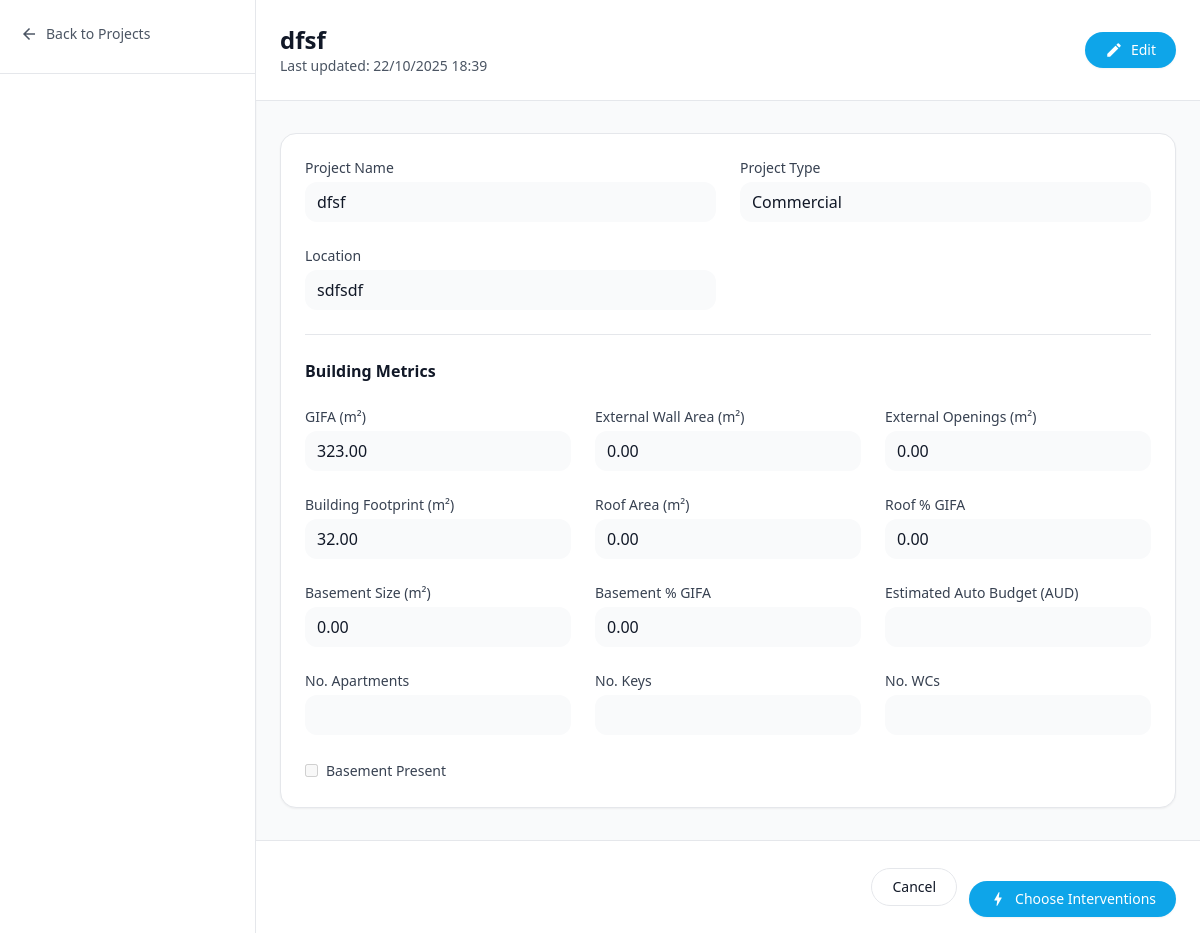
/projects/89/ (signed in), run on the app's committed database.
### app1/models.py (models this page shows, shortened)
class Metrics(models.Model):
    id = models.AutoField(primary_key=True)
    user = models.ForeignKey(User, on_delete=models.SET_NULL, null=True, blank=True, related_name="metrics")
    project_code = models.CharField(max_length=120, null=True, blank=True)  # Free-form link to a project
    building_type = models.CharField(max_length=120, null=True, blank=True)
    roof_area_m2 = models.DecimalField(max_digits=12, decimal_places=2, null=True, blank=True)
    roof_percent_gifa = models.DecimalField(max_digits=6, decimal_places=2, null=True, blank=True)
    basement_present = models.BooleanField(default=False)
    basement_size_m2 = models.DecimalField(max_digits=12, decimal_places=2, null=True, blank=True)
    basement_percent_gifa = models.DecimalField(max_digits=6, decimal_places=2, null=True, blank=True)
    num_apartments = models.PositiveIntegerField(null=True, blank=True)
    num_keys = models.PositiveIntegerField(null=True, blank=True)
    num_wcs = models.PositiveIntegerField(null=True, blank=True)
    gifa_m2 = models.DecimalField("GIFA (m²)", max_digits=14, decimal_places=2, null=True, blank=True)
    external_wall_area_m2 = models.DecimalField(max_digits=14, decimal_places=2, null=True, blank=True)
    external_openings_m2 = models.DecimalField(max_digits=14, decimal_places=2, null=True, blank=True)
    building_footprint_m2 = models.DecimalField(max_digits=14, decimal_places=2, null=True, blank=True)
    total_budget_aud = models.DecimalField(max_digits=16, decimal_places=2, null=True, blank=True)
    selected_intervention_ids = models.JSONField(default=list, blank=True)  # Store selected intervention IDs
    project_name = models.CharField(max_length=255, null=True, blank=True)
    location = models.CharField(max_length=255, null=True, blank=True)
    created_at = models.DateTimeField(auto_now_add=True)
    updated_at = models.DateTimeField(auto_now=True)
    class Meta:
        db_table = "Metrics"
        indexes = [
            models.Index(fields=["building_type"]),
            models.Index(fields=["project_code"]),
            models.Index(fields=["created_at"]),
        ]

### app1/views.py (the view, shortened to what this page needs)
# urls.py: path('projects/<int:pk>/', views.project_detail_view, name='project_detail'),  # Project detail page
@login_required(login_url='login')
def project_detail_view(request, pk: int):
    p = get_object_or_404(Metrics, id=pk)
    can_edit = request.GET.get("edit") == "1"
    request.session["metrics_id"] = p.id
    request.session.modified = True
    return render(request, "project_detail.html", {"p": p, "can_edit": can_edit})

### app1/context_processors.py (called while the page is built)
def theme_context(request):
    current_theme = request.session.get('user_theme', 'light')
    return {
        'current_theme': current_theme,  # Theme used in templates
        'user_theme': current_theme,     # Duplicate key for backward compatibility
    }

### app1/templates/project_detail.html (shortened to what this page needs)
{% load static %}
{% load humanize %}
<!DOCTYPE html>
<html lang="en">
<head>
  <script src="https://cdn.tailwindcss.com"></script>
</head>
<body class="min-h-screen bg-gray-50 text-gray-900">
<div class="flex min-h-screen">
  <aside class="w-64 shrink-0 bg-white border-r shadow-sm">
    <div class="px-5 py-6 border-b">
      <a href="{% url 'projects' %}" class="inline-flex items-center gap-2 text-sm text-gray-600 hover:text-gray-800">
        <span class="material-icons text-[18px]">arrow_back</span> Back to Projects
      </a>
    </div>
  </aside>
  <main class="flex-1">
    <header class="bg-white border-b">
      <div class="max-w-5xl mx-auto px-6 py-6 flex items-center justify-between">
        <div>
          <h1 class="text-2xl font-semibold">
            {% if p.project_name %}{{ p.project_name }}{% else %}Project #{{ p.id }}{% endif %}
          </h1>
          <p class="text-sm text-gray-600">
            Last updated:
            {% if p.updated_at %}{{ p.updated_at|date:"d/m/Y H:i" }}{% else %}—{% endif %}
          </p>
        </div>
        <div class="flex items-center gap-2">
          {% if can_edit %}
            <a href="{% url 'project_detail' p.id %}"
               class="inline-flex items-center gap-2 rounded-full border px-4 py-2 text-sm hover:bg-gray-50">
              Cancel
            </a>
            <button form="projectForm" type="submit"
                    class="inline-flex items-center gap-2 rounded-full bg-brand px-5 py-2 text-white text-sm font-medium shadow-sm hover:bg-brand-600">
              <span class="material-icons text-[18px]">save</span>
              Save
            </button>
          {% else %}
            <a href="{% url 'project_detail' p.id %}?edit=1"
               class="inline-flex items-center gap-2 rounded-full bg-brand px-5 py-2 text-white text-sm font-medium shadow-sm hover:bg-brand-600">
              <span class="material-icons text-[18px]">edit</span>
              Edit
            </a>
          {% endif %}
        </div>
      </div>
    </header>
    <div class="max-w-5xl mx-auto px-6 py-8">
      <form id="projectForm" method="post" action="">
        <div class="bg-white border rounded-2xl shadow-sm p-6 space-y-6">
          <div class="grid grid-cols-1 md:grid-cols-2 gap-6">
            <div>
              <label class="block text-sm font-medium text-gray-700 mb-1">Project Name</label>
              <input name="project_name" type="text" value="{{ p.project_name }}"
                     {% if not can_edit %}disabled{% endif %}
                     class="w-full rounded-xl border-gray-300 px-3 py-2 {% if not can_edit %}bg-gray-50{% endif %}">
            </div>
            <div>
              <label class="block text-sm font-medium text-gray-700 mb-1">Project Type</label>
              <input name="building_type" type="text" value="{{ p.building_type }}"
                     {% if not can_edit %}disabled{% endif %}
                     class="w-full rounded-xl border-gray-300 px-3 py-2 {% if not can_edit %}bg-gray-50{% endif %}">
            </div>
            <div>
              <label class="block text-sm font-medium text-gray-700 mb-1">Location</label>
              <input name="location" type="text" value="{{ p.location }}"
                     {% if not can_edit %}disabled{% endif %}
                     class="w-full rounded-xl border-gray-300 px-3 py-2 {% if not can_edit %}bg-gray-50{% endif %}">
            </div>
          </div>
          <hr class="my-2">
          <h2 class="text-base font-semibold">Building Metrics</h2>
          <div class="grid grid-cols-1 md:grid-cols-3 gap-6">
            <div>
              <label class="block text-sm text-gray-700 mb-1">GIFA (m²)</label>
              <input name="gifa_m2" type="number" step="0.01" value="{{ p.gifa_m2 }}"
                     {% if not can_edit %}disabled{% endif %}
                     class="w-full rounded-xl border-gray-300 px-3 py-2 {% if not can_edit %}bg-gray-50{% endif %}">
            </div>
            <div>
              <label class="block text-sm text-gray-700 mb-1">External Wall Area (m²)</label>
              <input name="external_wall_area_m2" type="number" step="0.01" value="{{ p.external_wall_area_m2 }}"
                     {% if not can_edit %}disabled{% endif %}
                     class="w-full rounded-xl border-gray-300 px-3 py-2 {% if not can_edit %}bg-gray-50{% endif %}">
            </div>
            <div>
              <label class="block text-sm text-gray-700 mb-1">External Openings (m²)</label>
              <input name="external_openings_m2" type="number" step="0.01" value="{{ p.external_openings_m2 }}"
                     {% if not can_edit %}disabled{% endif %}
                     class="w-full rounded-xl border-gray-300 px-3 py-2 {% if not can_edit %}bg-gray-50{% endif %}">
            </div>
            <div>
              <label class="block text-sm text-gray-700 mb-1">Building Footprint (m²)</label>
              <input name="building_footprint_m2" type="number" step="0.01" value="{{ p.building_footprint_m2 }}"
                     {% if not can_edit %}disabled{% endif %}
                     class="w-full rounded-xl border-gray-300 px-3 py-2 {% if not can_edit %}bg-gray-50{% endif %}">
            </div>
            <div>
              <label class="block text-sm text-gray-700 mb-1">Roof Area (m²)</label>
              <input name="roof_area_m2" type="number" step="0.01" value="{{ p.roof_area_m2 }}"
                     {% if not can_edit %}disabled{% endif %}
                     class="w-full rounded-xl border-gray-300 px-3 py-2 {% if not can_edit %}bg-gray-50{% endif %}">
            </div>
            <div>
              <label class="block text-sm text-gray-700 mb-1">Roof % GIFA</label>
              <input name="roof_percent_gifa" type="number" step="0.01" value="{{ p.roof_percent_gifa }}"
                     {% if not can_edit %}disabled{% endif %}
                     class="w-full rounded-xl border-gray-300 px-3 py-2 {% if not can_edit %}bg-gray-50{% endif %}">
            </div>
            <div>
              <label class="block text-sm text-gray-700 mb-1">Basement Size (m²)</label>
              <input name="basement_size_m2" type="number" step="0.01" value="{{ p.basement_size_m2 }}"
                     {% if not can_edit %}disabled{% endif %}
                     class="w-full rounded-xl border-gray-300 px-3 py-2 {% if not can_edit %}bg-gray-50{% endif %}">
            </div>
            <div>
              <label class="block text-sm text-gray-700 mb-1">Basement % GIFA</label>
              <input name="basement_percent_gifa" type="number" step="0.01" value="{{ p.basement_percent_gifa }}"
                     {% if not can_edit %}disabled{% endif %}
                     class="w-full rounded-xl border-gray-300 px-3 py-2 {% if not can_edit %}bg-gray-50{% endif %}">
            </div>
            <div>
              <label class="block text-sm text-gray-700 mb-1">Estimated Auto Budget (AUD)</label>
              <input name="estimated_auto_budget_aud" type="number" step="0.01" value="{{ p.estimated_auto_budget_aud }}"
                     {% if not can_edit %}disabled{% endif %}
                     class="w-full rounded-xl border-gray-300 px-3 py-2 {% if not can_edit %}bg-gray-50{% endif %}">
            </div>
            <div>
              <label class="block text-sm text-gray-700 mb-1">No. Apartments</label>
              <input name="num_apartments" type="number" value="{{ p.num_apartments }}"
                     {% if not can_edit %}disabled{% endif %}
                     class="w-full rounded-xl border-gray-300 px-3 py-2 {% if not can_edit %}bg-gray-50{% endif %}">
            </div>
            <div>
              <label class="block text-sm text-gray-700 mb-1">No. Keys</label>
              <input name="num_keys" type="number" value="{{ p.num_keys }}"
                     {% if not can_edit %}disabled{% endif %}
                     class="w-full rounded-xl border-gray-300 px-3 py-2 {% if not can_edit %}bg-gray-50{% endif %}">
            </div>
            <div>
              <label class="block text-sm text-gray-700 mb-1">No. WCs</label>
              <input name="num_wcs" type="number" value="{{ p.num_wcs }}"
                     {% if not can_edit %}disabled{% endif %}
                     class="w-full rounded-xl border-gray-300 px-3 py-2 {% if not can_edit %}bg-gray-50{% endif %}">
            </div>
            <div class="md:col-span-3">
              <label class="inline-flex items-center gap-2">
                <input type="checkbox" name="basement_present" value="1"
                       {% if not can_edit %}disabled{% endif %}>
                <span class="text-sm text-gray-700">Basement Present</span>
              </label>
            </div>
          </div>
        </div>
      </form>
    </div>
    <div class="sticky bottom-0 bg-white/90 backdrop-blur border-t">
      <div class="max-w-5xl mx-auto px-6 py-4 flex items-center justify-end gap-3">
        <a href="{% url 'projects' %}"
           class="inline-flex items-center gap-2 rounded-full border px-5 py-2 text-sm hover:bg-gray-50">
          Cancel
        </a>
        {% if request.GET.saved or not can_edit %}
        <form action="{% url 'calculator' %}" method="post" class="mt-6 text-right">
          <button type="submit"
                  class="inline-flex items-center gap-2 rounded-full bg-brand px-5 py-2 text-white text-sm font-medium shadow-sm hover:bg-brand-600">
            <span class="material-icons text-[18px]">bolt</span>
            Choose Interventions
          </button>
        </form>
        {% endif %}
      </div>
    </div>
  </main>
</div>
</body>
</html>

### data on the page
Metrics: project_name "dfsf", updated_at "22/10/2025 18:39", building_type "Commercial", location "sdfsdf", gifa_m2 "323.00", external_wall_area_m2 "0.00", external_openings_m2 "0.00", building_footprint_m2 "32.00", roof_area_m2 "0.00", roof_percent_gifa "0.00", basement_size_m2 "0.00", basement_percent_gifa "0.00"
